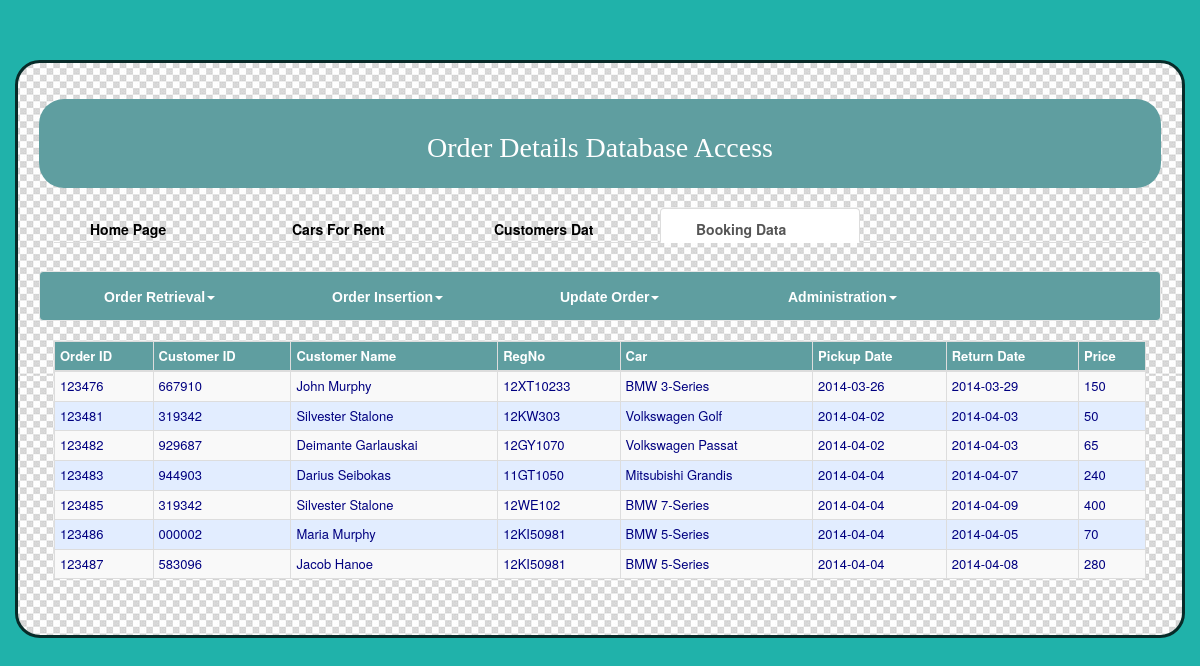
The page /ord.php (signed in) on the database its author committed.
### tables this page shows
CREATE TABLE IF NOT EXISTS `ord` (
  `OrderId` int(6) NOT NULL AUTO_INCREMENT,
  `CustomerID` char(6) NOT NULL,
  `RegNo` char(15) NOT NULL,
  `PickupDate` date DEFAULT NULL,
  `RetDate` date DEFAULT NULL,
  PRIMARY KEY (`OrderId`),
  KEY `fk_car` (`RegNo`),
  KEY `fk_cust` (`CustomerID`)
);

CREATE TABLE IF NOT EXISTS `customer` (
  `CustomerID` char(6) NOT NULL,
  `FirstName` char(15) NOT NULL,
  `LastName` char(10) NOT NULL,
  `DOB` date DEFAULT NULL,
  `Street` varchar(30) DEFAULT NULL,
  `Town` char(15) NOT NULL,
  `County` char(15) NOT NULL,
  `Phone` char(15) DEFAULT NULL,
  `Email` char(40) NOT NULL,
  PRIMARY KEY (`CustomerID`)
);

CREATE TABLE IF NOT EXISTS `car` (
  `RegNo` char(15) NOT NULL,
  `Make` varchar(15) NOT NULL,
  `Model` varchar(20) NOT NULL,
  `FuelType` varchar(15) DEFAULT NULL,
  `NumberSeats` varchar(2) DEFAULT NULL,
  `Status` varchar(20) DEFAULT NULL,
  `Price` decimal(4,2) DEFAULT NULL,
  PRIMARY KEY (`RegNo`)
);

### inc/ord.inc.php (called while the page is built, shortened)
<?php
class Ord{
	private $db;
	public function __construct($database) {
	    $this->db = $database;
	}
	public function allord() {
     $sql = 'Select * from car, customer, ord where car.RegNo = ord.RegNo and customer.CustomerID = ord.CustomerID';
     $stmt =$this->db->prepare($sql);
     $stmt->execute();
	 return $stmt->fetchAll(PDO::FETCH_ASSOC);
    }
}
?>

### inc/ordinit.php (called while the page is built)
<?php
require_once 'ordheader.inc.php';
require_once 'database.inc.php';
require_once 'ordstore.inc.php';
require_once 'ord.inc.php';
$db  = new Database;
$ord 		= new ord($db);
?>

### inc/ordstore.inc.php (the view, shortened to what this page needs)
<?php
function displayord($result, $edit) {
 echo '<div class="table-responsive">';
 echo '<table class="table table-striped table-hover table-bordered table-condensed"><thead><tr><th>Order ID</th><th>Customer ID</th>
 <th>Customer Name</th><th>RegNo</th><th>Car</th><th>Pickup Date</th><th>Return Date</th><th>Price</th></tr></thead>';
  foreach ($result as $row) {
  $timestamp_start = strtotime($row['PickupDate']);
$timestamp_end = strtotime($row['RetDate']);
$difference = abs($timestamp_end - $timestamp_start);
     echo "<tr><td>".$row['OrderId']."</td>";
	 echo "<td>".$row['CustomerID']."</td>";
	 echo "<td>".$row['FirstName']. " " .$row['LastName']."</td>";
     echo "<td>".$row['RegNo']."</td>";
	 echo "<td>".$row['Make']. " " .$row['Model']."</td>";
     echo "<td>".$row['PickupDate']."</td>";
     echo "<td>".$row['RetDate']."</td>";
	 echo "<td>".$row['Price']*($difference/86400)."</td>";
     echo"</tr>";
   }
  echo '</table>';
}
?>

### css/mycss2.css (style rules this page uses)
body { background-color: #20b2aa ; color: black; }
.table { border-collapse: collapse; }
.table thead th, .table td { padding: .2em; border: 1px solid #003399; }
.table thead th { font-size: small; text-align: left; color: white; background: #5f9ea0; padding: 0 .5em; }
.table td { font-size: small; background: #e2edff; color:navy }

### rows shown on the page
ord: OrderId "123476", CustomerID "667910", CustomerID.FirstName "John", CustomerID.LastName "Murphy", RegNo "12XT10233", RegNo.Make "BMW", RegNo.Model "3-Series", PickupDate "2014-03-26", RetDate "2014-03-29", $row['Price']*($difference/86400) "150"
ord: OrderId "123481", CustomerID "319342", CustomerID.FirstName "Silvester", CustomerID.LastName "Stalone", RegNo "12KW303", RegNo.Make "Volkswagen", RegNo.Model "Golf", PickupDate "2014-04-02", RetDate "2014-04-03", $row['Price']*($difference/86400) "50"
ord: OrderId "123482", CustomerID "929687", CustomerID.FirstName "Deimante", CustomerID.LastName "Garlauskai", RegNo "12GY1070", RegNo.Make "Volkswagen", RegNo.Model "Passat", PickupDate "2014-04-02", RetDate "2014-04-03", $row['Price']*($difference/86400) "65"
ord: OrderId "123483", CustomerID "944903", CustomerID.FirstName "Darius", CustomerID.LastName "Seibokas", RegNo "11GT1050", RegNo.Make "Mitsubishi", RegNo.Model "Grandis", PickupDate "2014-04-04", RetDate "2014-04-07", $row['Price']*($difference/86400) "240"
ord: OrderId "123485", CustomerID "319342", CustomerID.FirstName "Silvester", CustomerID.LastName "Stalone", RegNo "12WE102", RegNo.Make "BMW", RegNo.Model "7-Series", PickupDate "2014-04-04", RetDate "2014-04-09", $row['Price']*($difference/86400) "400"
ord: OrderId "123486", CustomerID "000002", CustomerID.FirstName "Maria", CustomerID.LastName "Murphy", RegNo "12KI50981", RegNo.Make "BMW", RegNo.Model "5-Series", PickupDate "2014-04-04", RetDate "2014-04-05", $row['Price']*($difference/86400) "70"
ord: OrderId "123487", CustomerID "583096", CustomerID.FirstName "Jacob", CustomerID.LastName "Hanoe", RegNo "12KI50981", RegNo.Make "BMW", RegNo.Model "5-Series", PickupDate "2014-04-04", RetDate "2014-04-08", $row['Price']*($difference/86400) "280"
